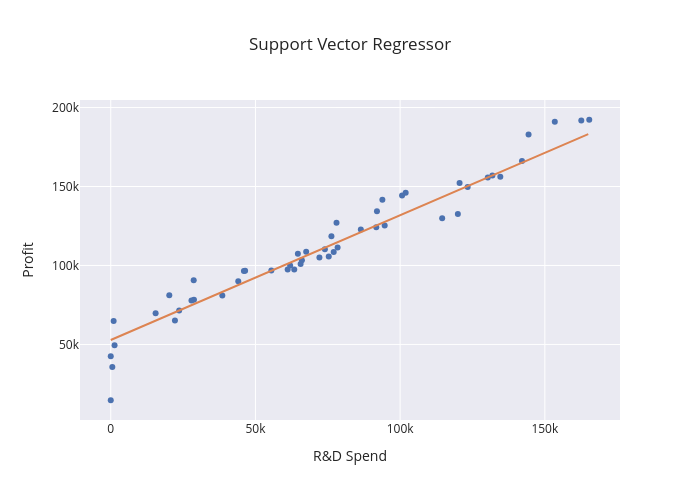

Write notebook code for a chart like this one.
### Code cell
# Visualising the SVR results
x = pd.DataFrame(np.arange(df['R&D Spend'].min(), df['R&D Spend'].max(), 1000), columns=['R&D Spend'])
x_sc= sc.transform(x)
y = svr.predict(x_sc)

fig = px.scatter(df , x='R&D Spend', y='Profit', title='Support Vector Regressor', width=700, height=500)
fig.add_trace(go.Scatter(x=x['R&D Spend'], y=y, mode='lines'))
fig.update_layout(showlegend=False)
fig.show()

### Figure 1 — Plotly figure (JSON) as saved in the notebook; plotly's stock layout.template omitted (floating-point values rounded to 4 significant figures; data arrays with more than 128 entries replaced by an {"elided": "..."} marker saying what was removed)
{"data": [{"hovertemplate": "R&D Spend=%{x}<br>Profit=%{y}<extra></extra>", "legendgroup": "", "marker": {"color": "rgb(76,114,176)", "symbol": "circle"}, "mode": "markers", "name": "", "orientation": "v", "showlegend": false, "type": "scatter", "x": [165300.0, 162600.0, 153400.0, 144400.0, 142100.0, 131900.0, 134600.0, 130300.0, 120500.0, 123300.0, 101900.0, 100700.0, 93860.0, 91990.0, 119900.0, 114500.0, 78010.0, 94660.0, 91750.0, 86420.0, 76250.0, 78390.0, 73990.0, 67530.0, 77040.0, 64660.0, 75330.0, 72110.0, 66050.0, 65610.0, 61990.0, 61140.0, 63410.0, 55490.0, 46430.0, 46010.0, 28660.0, 44070.0, 20230.0, 38560.0, 28750.0, 27890.0, 23640.0, 15510.0, 22180.0, 1000.0, 1315.0, 0, 542.0, 0], "xaxis": "x", "y": [192300.0, 191800.0, 191100.0, 182900.0, 166200.0, 157000.0, 156100.0, 155800.0, 152200.0, 149800.0, 146100.0, 144300.0, 141600.0, 134300.0, 132600.0, 129900.0, 127000.0, 125400.0, 124300.0, 122800.0, 118500.0, 111300.0, 110400.0, 108700.0, 108600.0, 107400.0, 105700.0, 105000.0, 103300.0, 101000.0, 99940.0, 97480.0, 97430.0, 96780.0, 96710.0, 96480.0, 90710.0, 89950.0, 81230.0, 81010.0, 78240.0, 77800.0, 71500.0, 69760.0, 65200.0, 64930.0, 49490.0, 42560.0, 35670.0, 14680.0], "yaxis": "y"}, {"mode": "lines", "type": "scatter", "x": {"elided": "166 int values"}, "y": {"elided": "166 float values"}}], "layout": {"height": 500, "legend": {"tracegroupgap": 0}, "showlegend": false, "title": {"text": "Support Vector Regressor"}, "width": 700, "xaxis": {"anchor": "y", "domain": [0, 1], "title": {"text": "R&D Spend"}}, "yaxis": {"anchor": "x", "domain": [0, 1], "title": {"text": "Profit"}}}}
